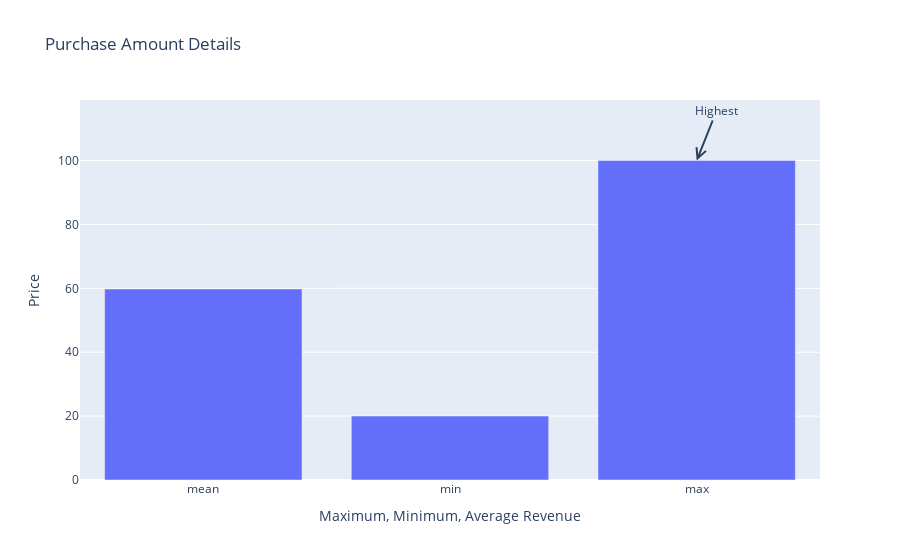

Source (notebook cell):
### Code cell
fig = go.Figure(go.Bar(x=details.index,y=details.values))
fig.update_layout(title = 'Purchase Amount Details',xaxis_title = 'Maximum, Minimum, Average Revenue',yaxis_title = 'Price')
fig.add_annotation(x='max',y=max_purchase,text='Highest',showarrow=True,arrowhead=5,arrowwidth=2,ax=20,ay=-50)
fig.show()

### Figure 1 — Plotly figure (JSON) as saved in the notebook; plotly's stock layout.template omitted (floating-point values rounded to 4 significant figures)
{"data": [{"type": "bar", "x": ["mean", "min", "max"], "y": [59.76, 20.0, 100.0]}], "layout": {"annotations": [{"arrowhead": 5, "arrowwidth": 2, "ax": 20, "ay": -50, "showarrow": true, "text": "Highest", "x": "max", "y": 100}], "title": {"text": "Purchase Amount Details"}, "xaxis": {"title": {"text": "Maximum, Minimum, Average Revenue"}}, "yaxis": {"title": {"text": "Price"}}}}
